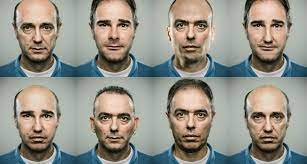
#> input picture download (1).jfif, 307 x 164 px, found by its file name
$ jupyter execute MV_Pract06.ipynb
#> lines starting #> are read from the running program, lines starting #| are printed output that depends on the picture; after the words box and inside, x2 and y2 are one past the last pixel; in counts of white or black regions, pixels touching at a corner belong together
[cell 1]
import cv2
from google.colab.patches import cv2_imshow

# Load the image
image = cv2.imread('/content/download (1).jfif')
#> image is the input picture: shape (164, 307, 3); mean B, G, R 137.2, 146.7, 149.8

# Load the pre-trained face detection classifier
face_cascade = cv2.CascadeClassifier(cv2.data.haarcascades + 'haarcascade_frontalface_default.xml')

# Convert the image to grayscale
gray_image = cv2.cvtColor(image, cv2.COLOR_BGR2GRAY)
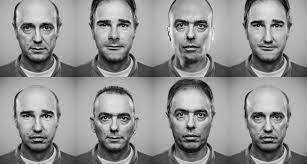
#> gray_image: shape (164, 307); min 0, max 247, mean 146.6

# Perform face detection
faces = face_cascade.detectMultiScale(gray_image, scaleFactor=1.3, minNeighbors=5, minSize=(30, 30))
#> faces = [[88, 5, 53, 53], [9, 93, 58, 58], [89, 99, 52, 52], [164, 4, 56, 56], [241, 5, 56, 56], [10, 6, 57, 57], [162, 91, 59, 59], [239, 94, 58, 58]]

# Draw rectangles around detected faces
for (x, y, w, h) in faces:
    cv2.rectangle(image, (x, y), (x+w, y+h), (0, 255, 0), 2)
#> this loop made 8 passes
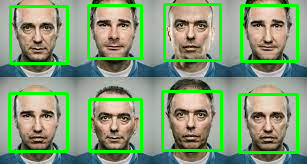
#> image: shape (164, 307, 3); 10.64% of pixels changed, all inside (x1, y1, x2, y2) = (8, 3, 299, 154)

# Display the result
cv2_imshow(image)
